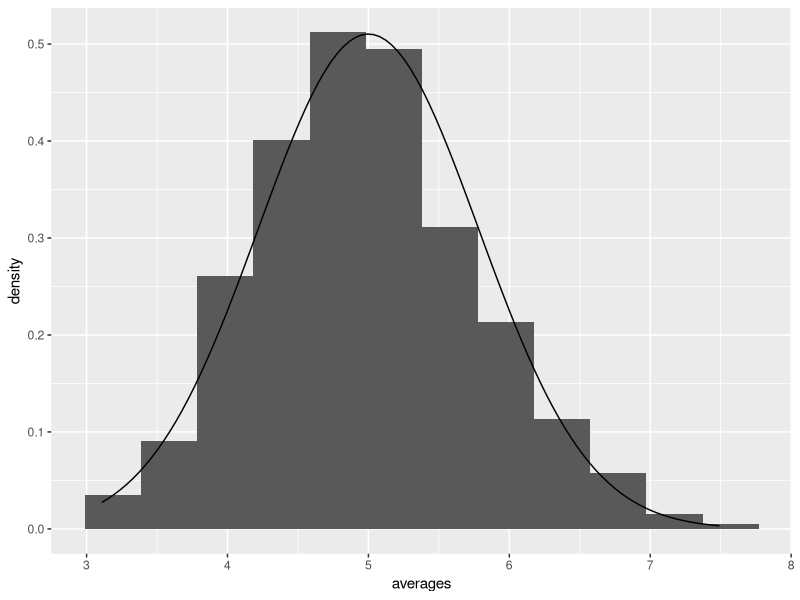
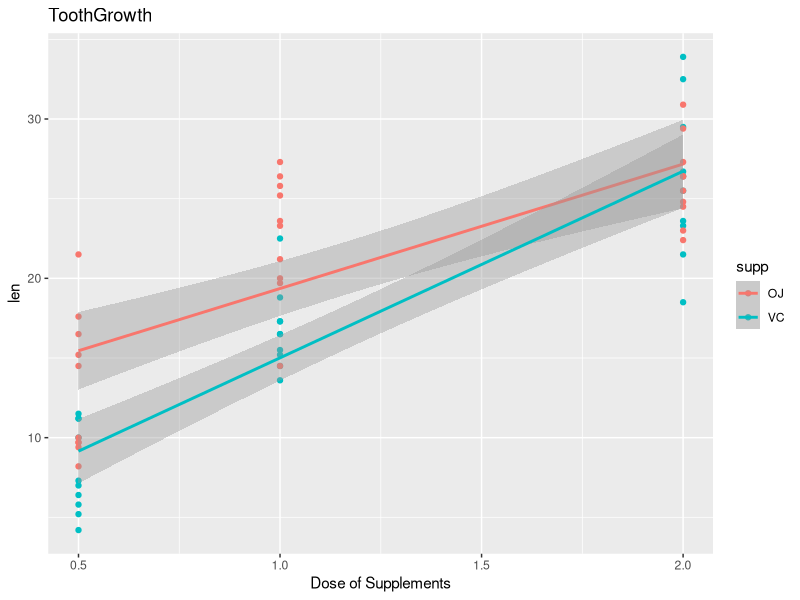

R code for these plots, in order:
## ---- chunk 1
knitr::opts_chunk$set(echo = TRUE)
## ---- chunk 2
set.seed(1)
lambda <- 0.2 # Set lambda = 0.2 for all of the simulations.
n <- 40       # In this simulation, we investigate the distribution of averages
              # of 40 exponentials.
simulations <- 1:1000 # We need to do a thousand or so simulated averages
averages <- sapply(simulations, function(x) { mean(rexp(n, lambda)) })
## ---- chunk 3
mean(averages)
1/lambda
## ---- chunk 4
(1/lambda)/sqrt(40) # Theoretical standard deviation
sd(averages)        # actual standard deviation
# And the variances
((1/lambda)/sqrt(40))^2
sd(averages)^2
## ---- chunk 5
library(ggplot2)
# Sturges' formula
k <- ceiling(log2(length(simulations)) + 1)
bw <- (range(averages)[2] - range(averages)[1]) / k
averages.sd <- sd(averages)
p <- ggplot(data.frame(averages), aes(x=averages))
p <- p + geom_histogram(aes(y=..density..), binwidth=bw)
p <- p + stat_function(fun = dnorm, args=list(mean=5, sd=averages.sd))
p
## ---- chunk 6
mean(averages) + c(-1,1) * 1.96 * sd(averages) / sqrt(length(averages))
## ---- chunk 7
library(ggplot2)
data(ToothGrowth)
qplot(dose, len, data=ToothGrowth, color = supp, geom = "point") + geom_smooth(method = "lm") + labs(title = "ToothGrowth") + labs(x= "Dose of Supplements")
## ---- chunk 8
dose <- as.numeric(levels(as.factor(ToothGrowth$dose)))
supp <- levels(ToothGrowth$supp)
# Structured for further processing
data <- list()
x <- Map(function(s) {
  Map(function(d) {
    l <- ToothGrowth$len[ToothGrowth$dose == d & ToothGrowth$supp == s]
    data <<- rbind(data, list(supp = s, dose = d, sd=sd(l), var=var(l), mu=mean(l)))
  }, dose)
}, supp)
data
## ---- chunk 9
tests = list()
for (d in dose) {
  ojd <- ToothGrowth$len[ToothGrowth$dose == d & ToothGrowth$supp == "OJ"]
  vcd <- ToothGrowth$len[ToothGrowth$dose == d & ToothGrowth$supp == "VC"]
  t <- t.test(ojd, vcd, var.equal=T)
  id <- paste("OJ", d, "-", "VC", d)
  tests <- rbind(tests, list(id=id, p.value=t$p.value, ci.lo=t$conf.int[1], ci.hi=t$conf.int[2]))
}
tests
